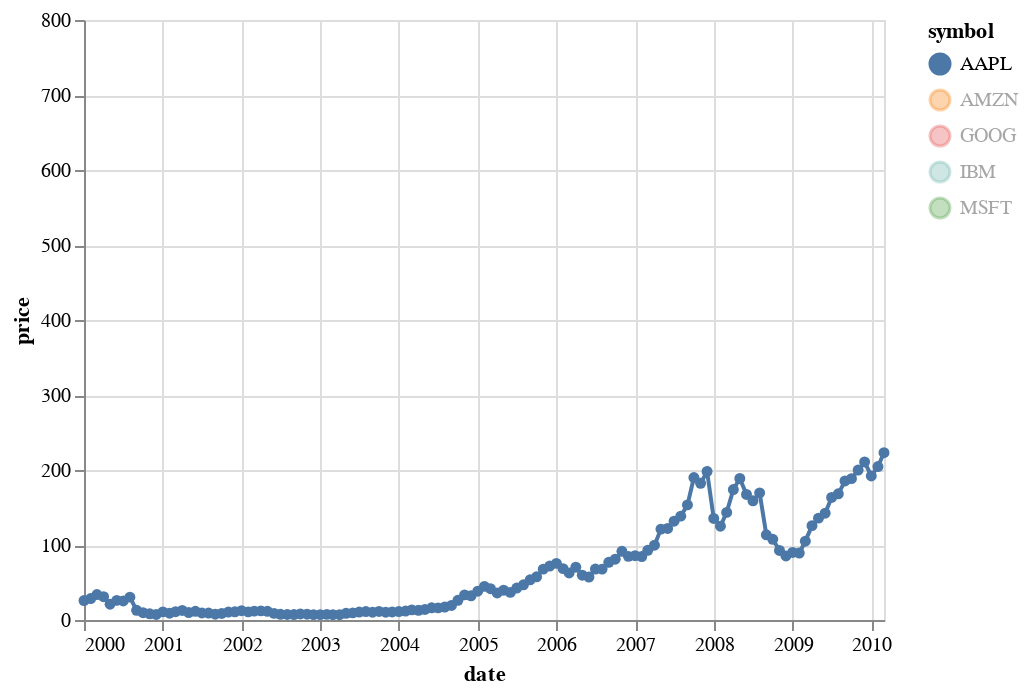

This figure's notebook cell:
### Code cell
selector = alt.selection_single(
    fields=['symbol'], 
    empty='all',
    init={'symbol': 'AAPL'},
    bind='legend'
)

price = alt.Chart(stockdata).mark_line(point=True).encode(
    x='date:T',
    y='price:Q',
    color='symbol:N',
    opacity=alt.condition(selector, alt.value(1), alt.value(0))
).add_selection(
    selector
)

price

### Figure 1 — Vega-Lite specification as saved in the notebook (floating-point values rounded to 4 significant figures; data arrays with more than 128 entries replaced by an {"elided": "..."} marker saying what was removed)
{"config": {"view": {"continuousWidth": 400, "continuousHeight": 300}}, "data": {"name": "data-09e84392f6ff26bfe3899931b7cd3663"}, "mark": {"type": "line", "point": true}, "encoding": {"color": {"type": "nominal", "field": "symbol"}, "opacity": {"condition": {"value": 1, "selection": "selector008"}, "value": 0}, "x": {"type": "temporal", "field": "date"}, "y": {"type": "quantitative", "field": "price"}}, "selection": {"selector008": {"type": "single", "fields": ["symbol"], "empty": "all", "init": {"symbol": "AAPL"}, "bind": "legend"}}, "$schema": "https://vega.github.io/schema/vega-lite/v4.0.2.json", "datasets": {"data-09e84392f6ff26bfe3899931b7cd3663": {"elided": "560 records"}}}
